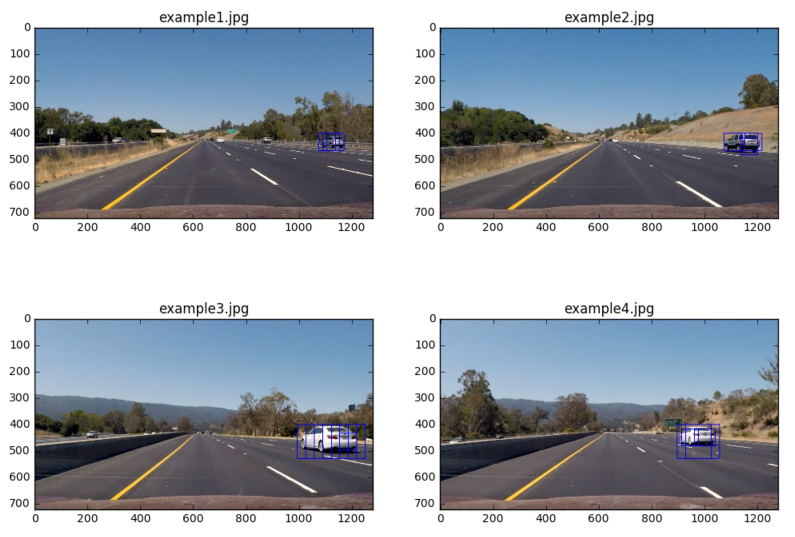
#> input picture CarND-Vehicle-Detection-P5/examples/sliding_window.jpg, 1590 x 1074 px (shown at 1/2 size)
$ python -i lane_finding.py   (imports and definitions only)
#> lines starting #> are read from the running program, lines starting #| are printed output that depends on the picture; after the words box and inside, x2 and y2 are one past the last pixel; in counts of white or black regions, pixels touching at a corner belong together
import numpy as np
import pickle
import cv2

#Line Detection Functions
# [10 lines left out: function load_calibration, not called in this run]

def undistort(img,mtx,dist):
    dst = cv2.undistort(img, mtx, dist, None, mtx)
    return dst

def hsv_thres_w(hsv):
    # Apply the following steps to img
    # 1) Init output image
    hsv_binary_w = np.zeros_like(hsv[:,:,0])
    # 2) Define thresholds to identify white color on HSV colorspace
    lower = np.array([0, 0, 210], dtype = "uint8")
    upper = np.array([255, 40, 255], dtype = "uint8")
    # 3) Apply mask
    mask = cv2.inRange(hsv, lower, upper)
    # 4) Create binary output with the found points
    if (cv2.findNonZero(mask) is not None):

        hsv_binary_w[cv2.findNonZero(mask)[:,0,1],cv2.findNonZero(mask)[:,0,0]] = 1

    return hsv_binary_w

def lab_thres_y(lab):
    # Apply the following steps to img
    # 1) Init output image
    lab_binary_y = np.zeros_like(lab[:,:,0])
    # 2) Define thresholds to identify yellow color on LAB colorspace
    lower = np.array([0, 0, 160], dtype = "uint8")
    upper = np.array([255, 255, 255], dtype = "uint8")
    # 3) Apply mask
    mask = cv2.inRange(lab, lower, upper)
    # 4) Create binary output with the found points
    if (cv2.findNonZero(mask) is not None):

            lab_binary_y[cv2.findNonZero(mask)[:,0,1],cv2.findNonZero(mask)[:,0,0]] = 1

    return lab_binary_y

# Color and Gradient thresholding function
def color_gradient_threshold(img, s_thresh=(175, 255), sx_thresh=(40, 100)):
#> called with s_thresh = (175, 255), sx_thresh = (40, 100)
    img = np.copy(img)
    # Convert to HSV color space and separate the V channel
    hsv = cv2.cvtColor(img, cv2.COLOR_RGB2HSV).astype(np.uint8)
    v_channel = hsv[:,:,2]
    # Apply Local Histogram Equalization to the V channel
    clahe = cv2.createCLAHE(clipLimit=2.0, tileGridSize=(8,8))
    v_channel_eq = clahe.apply(v_channel)
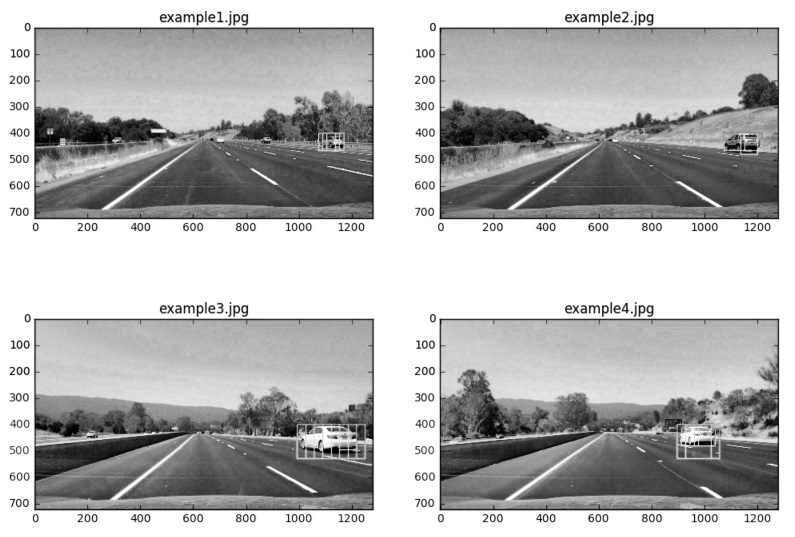
#> v_channel_eq: shape (1074, 1590) (shown at 1/2 size); min 0, max 255, mean 181.5
    # Create new equalized image
    hsv_eq = np.zeros_like(hsv)
    hsv_eq[:,:,0] = hsv[:,:,0]
    hsv_eq[:,:,1] = hsv[:,:,1]
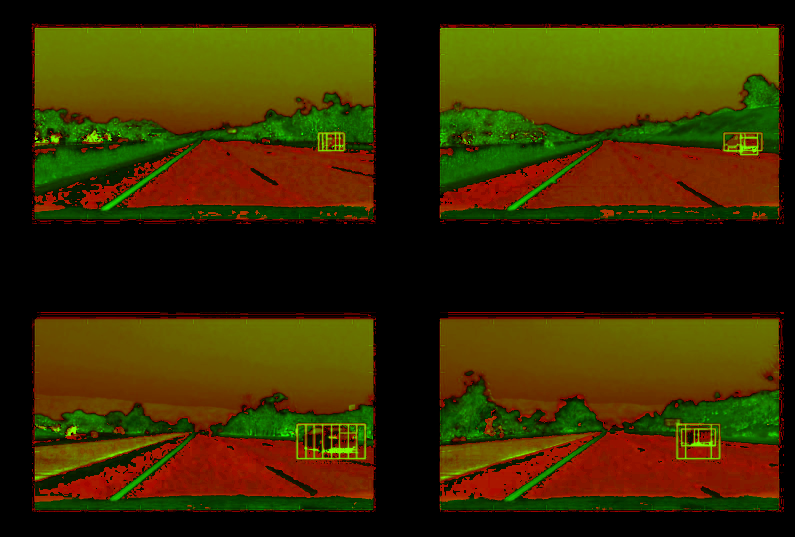
#> hsv_eq: shape (1074, 1590, 3) (shown at 1/2 size); mean R, G, B 56.8, 44.2, 0
    hsv_eq[:,:,2] = v_channel_eq
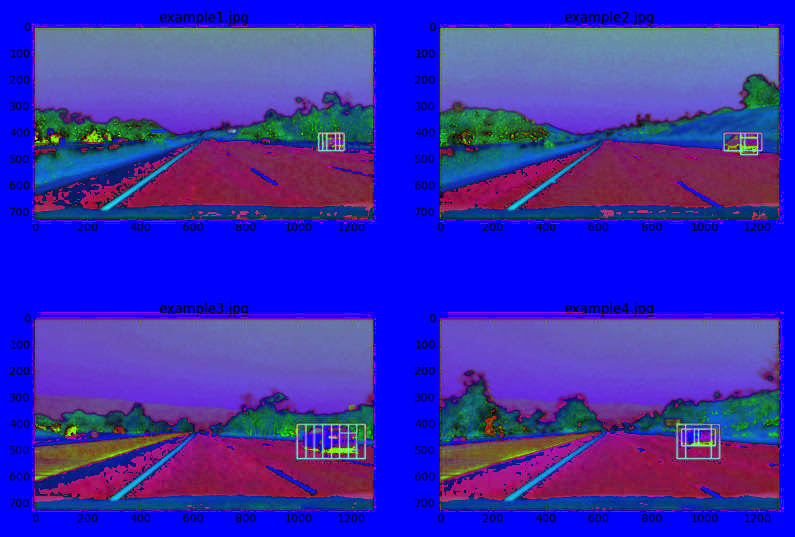
#> hsv_eq: shape (1074, 1590, 3) (shown at 1/2 size); mean R, G, B 56.8, 44.2, 181.5
    # Convert equalized HSV image to LAB colorspace
    img_eq = cv2.cvtColor(hsv_eq, cv2.COLOR_HSV2RGB).astype(np.uint8)
    lab = cv2.cvtColor(img_eq, cv2.COLOR_RGB2Lab).astype(np.uint8)
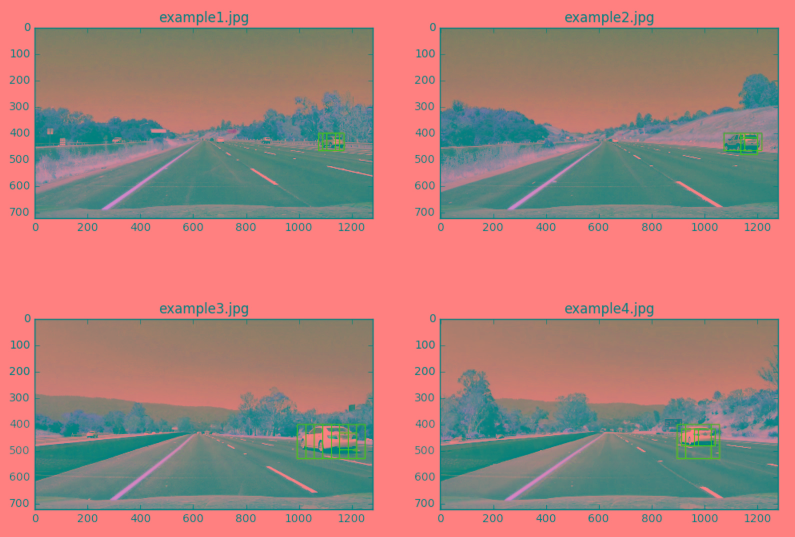
#> lab: shape (1074, 1590, 3) (shown at 1/2 size); mean R, G, B 171.8, 128.3, 123.1

    # Threshold HSV image for "white pixels"
    hsv_binary_w = hsv_thres_w(hsv_eq)
#> in hsv_thres_w, `mask = cv2.inRange(hsv, lower, upper)`:
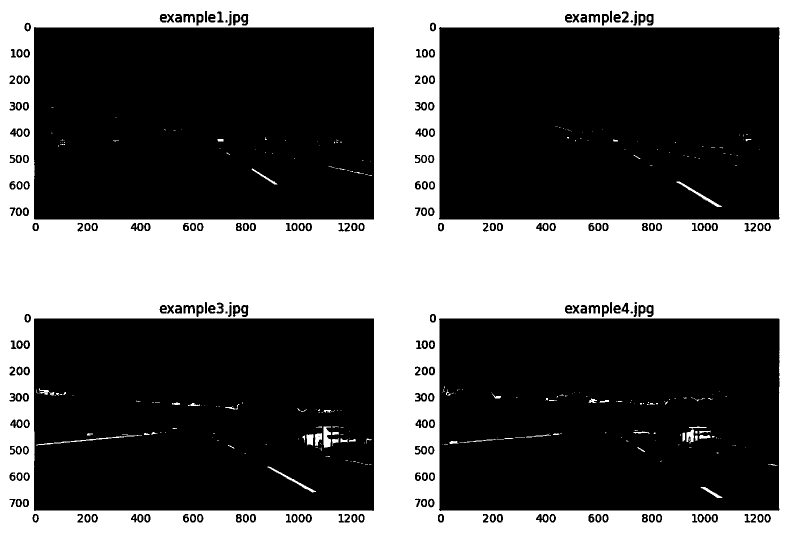
#> mask: shape (1074, 1590) (shown at 1/2 size); 37.6% white; 425 white regions (232 under 20 px), largest, box (x1, y1, x2, y2) and area: (0, 0, 1590, 1074) 629192, (647, 853, 662, 896) 487, (1353, 363, 1444, 414) 477

    # Threshold LAB image for "yellow pixels"
    lab_binary_y = lab_thres_y(lab)
#> in lab_thres_y, `mask = cv2.inRange(lab, lower, upper)`:
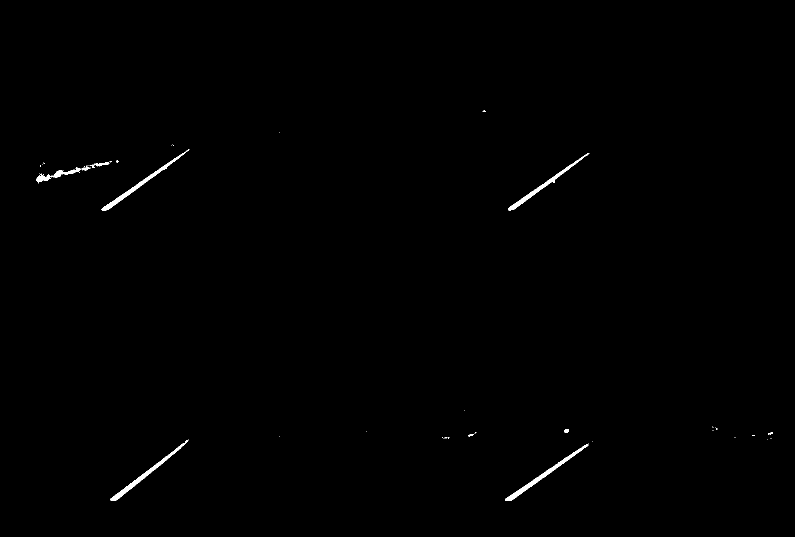
#> mask: shape (1074, 1590) (shown at 1/2 size); 0.39% white; 49 white regions (40 under 20 px), largest, box (x1, y1, x2, y2) and area: (1010, 888, 1177, 1002) 1447, (220, 879, 377, 1002) 1389, (203, 299, 379, 421) 1386

    # Stack each channel
    color_binary = np.dstack(( hsv_binary_w, lab_binary_y, np.zeros_like(v_channel))).astype(float)
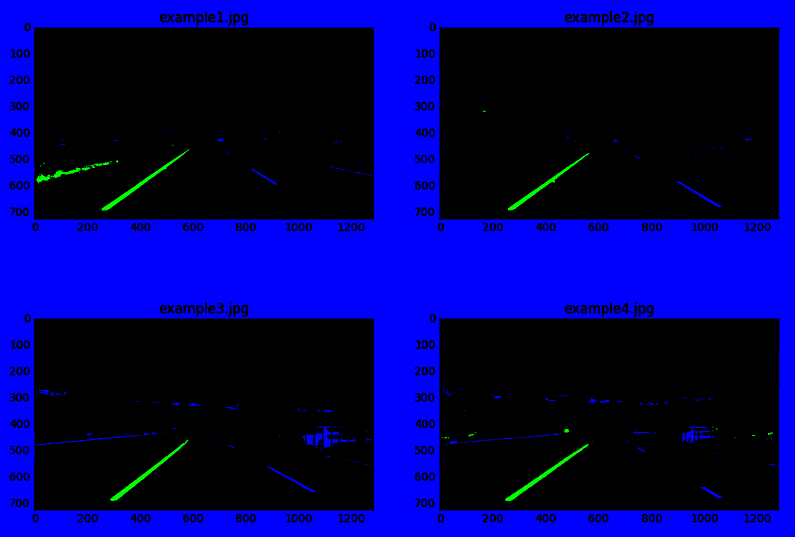
#> color_binary: shape (1074, 1590, 3) float64 (shown at 1/2 size); mean of channels 0, 1, 2 0.376, 0.00387, 0; drawn as B, G, R

    # Combine the two binary thresholds
    combined_binary = np.uint8(np.zeros_like(v_channel))
    combined_binary[(hsv_binary_w == 1) | (lab_binary_y == 1)] = 255

    return color_binary, combined_binary


# Define warping source and destination
src = np.float32([[258,682],[575,464],[707,464],[1049,682]])
dst = np.float32([[450,720],[450,0],[830,0],[830,720]])

# Image warping function
# [251 lines left out: functions warp_image, window_mask, find_window_centroids, mask_lines, fit_lines, fitted_lines_image and 1 more, not called in this run]

# Define a class to receive the characteristics of each line detection
class Line():
    def __init__(self):
        # was the line detected in the last iteration?
        self.detected = False
        self.detected_counter = 0
        # x values of the last n fits of the line
        self.recent_xfitted = []
        #average x values of the fitted line over the last n iterations
        self.bestx = None
        # fit values of the last n fits of the line
        self.recent_fits = None
        # polynomial coefficients averaged over the last n iterations
        self.best_fit = [np.array([False])]
        # polynomial coefficients for the most recent fit
        self.current_fit = [np.array([False])]
        # radius of curvature of the line in some units
        self.radius_of_curvature = None
        # distance in meters of vehicle center from the line
        self.line_base_pos = None
        # difference in fit coefficients between last and new fits
        self.diffs = np.array([0,0,0], dtype='float')
        # difference in fit coefficients between last and new fits (percent)
        self.diffsper = np.array([0,0,0], dtype='float')
        # x values for detected line pixels
        self.allx = None
        # y values for detected line pixels
        self.ally = None

# Image processing pipeline
# [181 lines left out: function detect_lane, not called in this run]

left_line = Line()
right_line = Line()

>>> import cv2
>>> picture = cv2.cvtColor(cv2.imread('examples/sliding_window.jpg'), cv2.COLOR_BGR2RGB)
>>> result = color_gradient_threshold(picture)

$ run again, on CarND-Vehicle-Detection-P5/examples/vehicle&lane.jpg
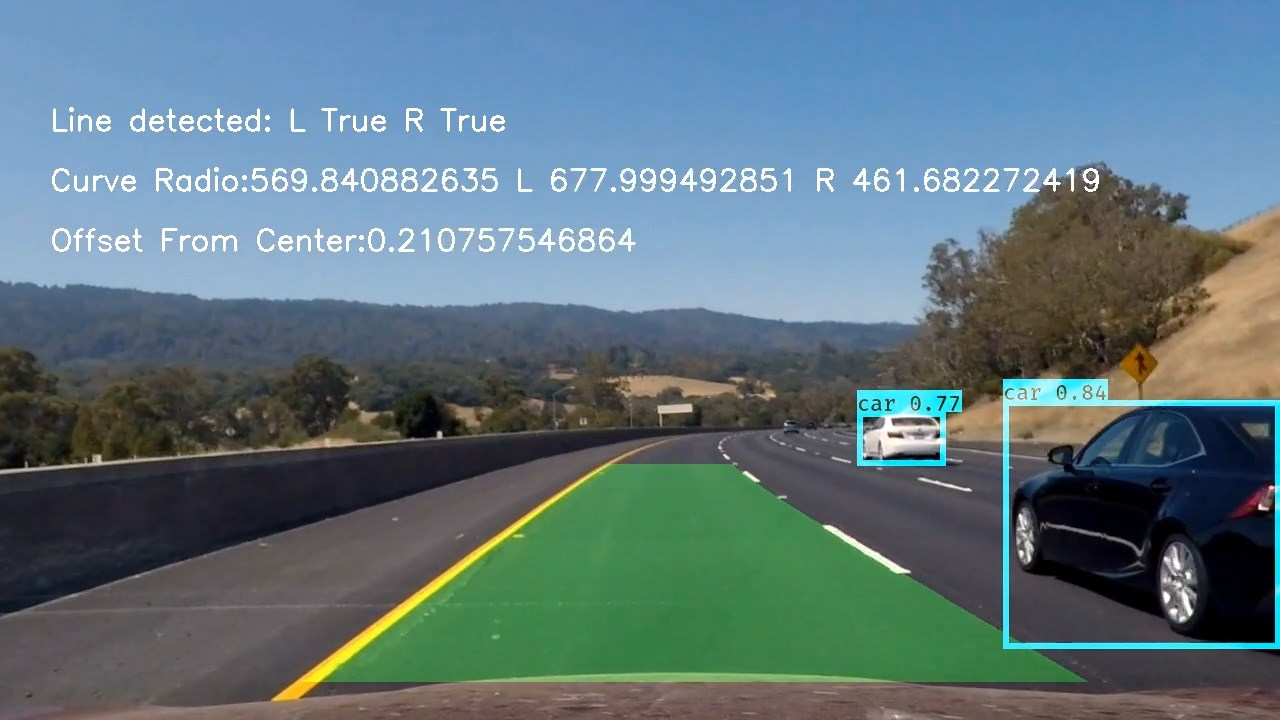
#> input picture CarND-Vehicle-Detection-P5/examples/vehicle&lane.jpg, 1280 x 720 px
#> in hsv_thres_w, `mask = cv2.inRange(hsv, lower, upper)`:
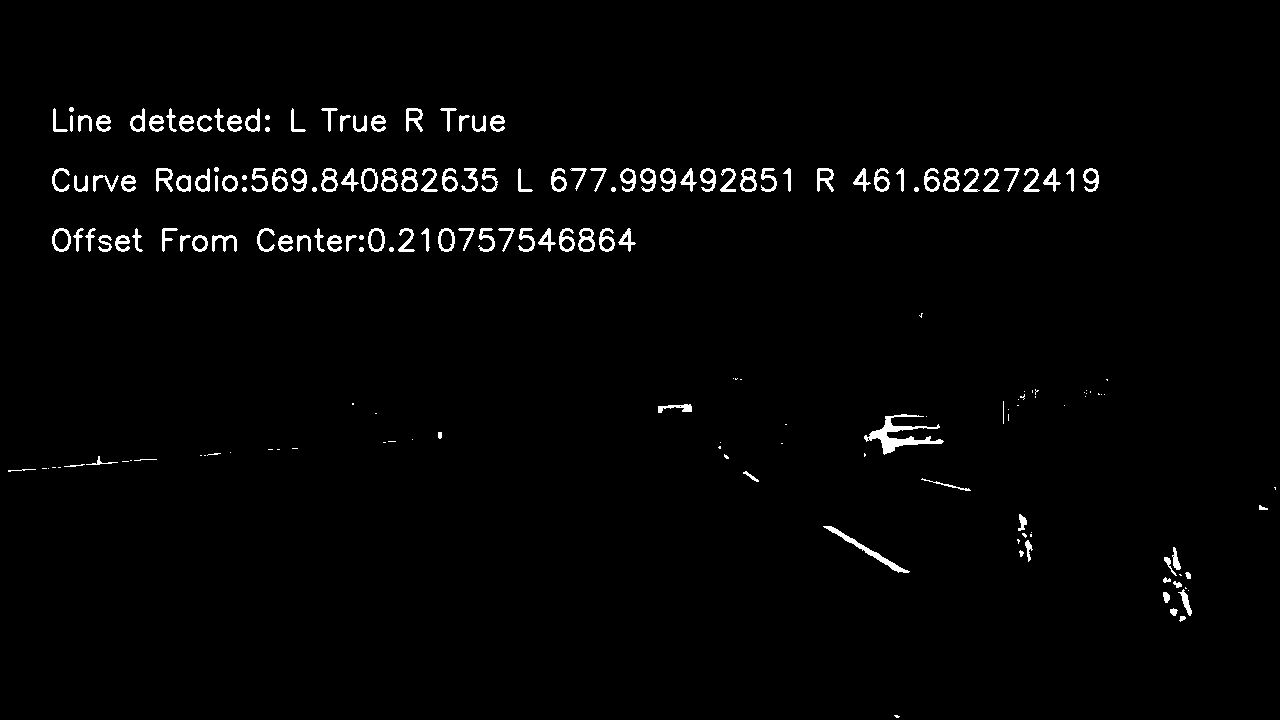
#> mask: shape (720, 1280); 1.9% white; 191 white regions (57 under 20 px), largest, box (x1, y1, x2, y2) and area: (864, 414, 944, 455) 980, (823, 526, 910, 573) 473, (578, 228, 595, 252) 202
#> lab_binary_y: shape (720, 1280); values 0 (black) and 1 (white), 1.4% white; 110 white regions (90 under 20 px), largest, box (x1, y1, x2, y2) and area: (272, 461, 620, 704) 8297, (525, 673, 886, 681) 1451, (1120, 345, 1158, 386) 938
#> in color_gradient_threshold, `color_binary = np.dstack(( hsv_binary_w, lab_binary_y, np.zeros_like(v..`:
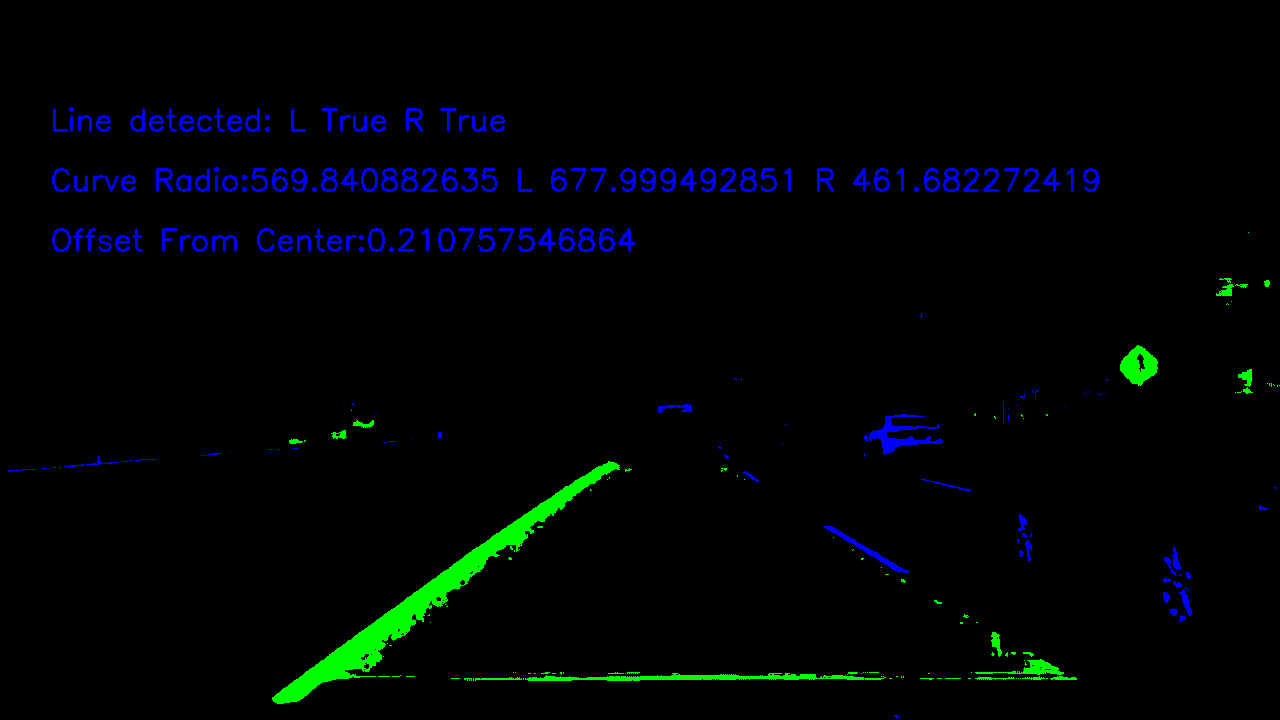
#> color_binary: shape (720, 1280, 3) float64; mean of channels 0, 1, 2 0.0186, 0.0138, 0; drawn as B, G, R
